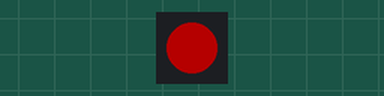
Simulated run of this sketch. Board: Arduino Uno, built with avr-gcc and run on an emulated ATmega328P. On the bench: 1 RGB LEDs in strip order, left to right. Dim RGB values are drawn brighter than linear.

Above: at 0.5 s.
At 1.5 s:
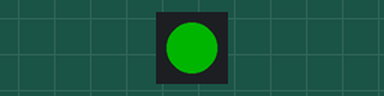
At 2.5 s:
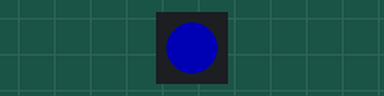
At 4.0 s:
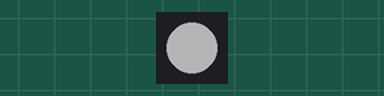
Timing chart, 0 to 6.5 s (numbered marks = the images above):
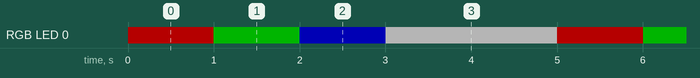

The sketch:

LedLib.ino
```cpp
#include <Arduino.h>
#include "Led.h"

Led led;

void setup() {
  led.begin();
}

int state = 0;
void loop() {
  switch (state) {
    case 0:
      led.on(64, 0, 0);
      break;
    case 1:
      led.on(0, 64, 0);
      break;
    case 2:
      led.on(0, 0, 64);
      break;
    case 3:
      led.on(64, 64, 64);
      break;
    case 5:
      led.wheel(255);
      break;
  }

  state = ++state % 5;
  delay(1000);
}
```

Led.cpp
```cpp
#include "Led.h"

Led::Led() {
 led = Adafruit_NeoPixel(NUMPIXELS, DEFAULT_PIN, NEO_GRB + NEO_KHZ800);
}

Led::Led(int num, int pin) {
 led = Adafruit_NeoPixel(num, pin, NEO_GRB + NEO_KHZ800);
}

void Led::begin() {
  led.begin();
}

void Led::off() {
  led.clear();
  led.show();
}

void Led::on() {
  on(led.Color(255, 255, 255));
}

void Led::on(int r, int g, int b) {
  on(led.Color(r, g, b));
}

void Led::on(uint32_t color) {
  led.setPixelColor(LED_INDEX, color);
  led.show();
}

void Led::color(Color color) {
  uint32_t c;
  switch (color) {
    case RED:
      c = led.Color(255, 0, 0);
      break;
    case GREEN:
      c = led.Color(0, 255, 0);
      break;
    case BLUE:
      c = led.Color(0, 0, 255);
      break;
  }

  on(c);
}

uint32_t Led::wheel(byte wheelPos) {
  wheelPos = 255 - wheelPos;
  if(wheelPos < 85) {
    return led.Color(255 - wheelPos * 3, 0, wheelPos * 3);
  }
  if(wheelPos < 170) {
    wheelPos -= 85;
    return led.Color(0, wheelPos * 3, 255 - wheelPos * 3);
  }
  wheelPos -= 170;
  return led.Color(wheelPos * 3, 255 - wheelPos * 3, 0);
}

void Led::rainbow() {
  uint16_t j;
  for(j=0; j<256; j++) {
    on(wheel(j & 255));
    delay(DEFAULT_DELAY);
  }
}

void Led::rainbowCycle() {
  uint16_t j;
  for (j=0; j<256; j++) {
    led.setPixelColor(0, wheel(((256 / led.numPixels()) + j) & 255));
    led.show();
    delay(DEFAULT_DELAY);
  }
}
```

Led.h
```cpp
#ifndef  _Led_h
#define  _Led_h

#include <Adafruit_NeoPixel.h>

#define DEFAULT_PIN 2
#define NUMPIXELS   1
#define LED_INDEX   0
#define DEFAULT_DELAY 50

enum Color {
  RED,
  GREEN,
  BLUE
};

class Led {
  public:
    Led();
    Led(int num, int pin);
    void begin();
    void on();
    void on(uint32_t color);
    void on(int r, int g, int b);
    void color(Color color);
    void off();
    uint32_t wheel(byte wheelPos);
    void rainbow();
    void rainbowCycle();
  private:
    Adafruit_NeoPixel led;
};


#endif
```

Measured:
- by itself, RGB LED 0: repeats every 5.0 s: RGB(0, 64, 0) 1.0 s, RGB(0, 0, 64) 1.0 s, RGB(64, 64, 64) 2.0 s, RGB(64, 0, 0) 1.0 s
- by itself, everything shown: repeats every 5.0 s, in 4 steps
